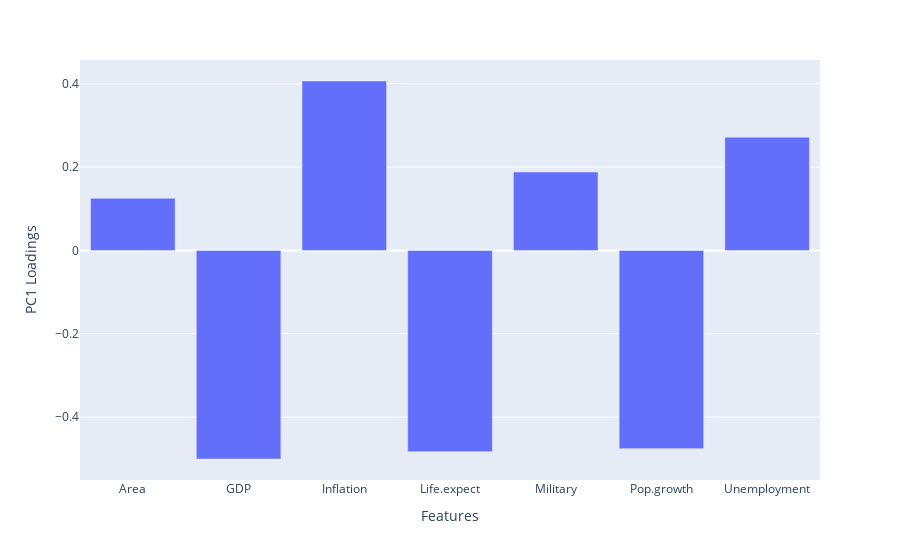

Here is the notebook cell this chart was saved with:
### Code cell
fig= px.bar(x= X_names, y=pca.components_[0])
fig.update_layout(showlegend=False,
                     xaxis_title="Features",
    yaxis_title="PC1 Loadings",)

### Figure 1 — Plotly figure (JSON) as saved in the notebook; plotly's stock layout.template omitted (floating-point values rounded to 4 significant figures)
{"data": [{"alignmentgroup": "True", "hovertemplate": "x=%{x}<br>y=%{y}<extra></extra>", "legendgroup": "", "marker": {"color": "#636efa", "pattern": {"shape": ""}}, "name": "", "offsetgroup": "", "orientation": "v", "showlegend": false, "textposition": "auto", "type": "bar", "x": ["Area", "GDP", "Inflation", "Life.expect", "Military", "Pop.growth", "Unemployment"], "xaxis": "x", "y": [0.1249, -0.5005, 0.4065, -0.4829, 0.1881, -0.4757, 0.2717], "yaxis": "y"}], "layout": {"autosize": true, "barmode": "relative", "legend": {"tracegroupgap": 0}, "margin": {"t": 60}, "showlegend": false, "xaxis": {"anchor": "y", "autorange": true, "domain": [0, 1], "range": [-0.5, 6.5], "title": {"text": "Features"}, "type": "category"}, "yaxis": {"anchor": "x", "autorange": true, "domain": [0, 1], "range": [-0.5509, 0.4569], "title": {"text": "PC1 Loadings"}, "type": "linear"}}}
